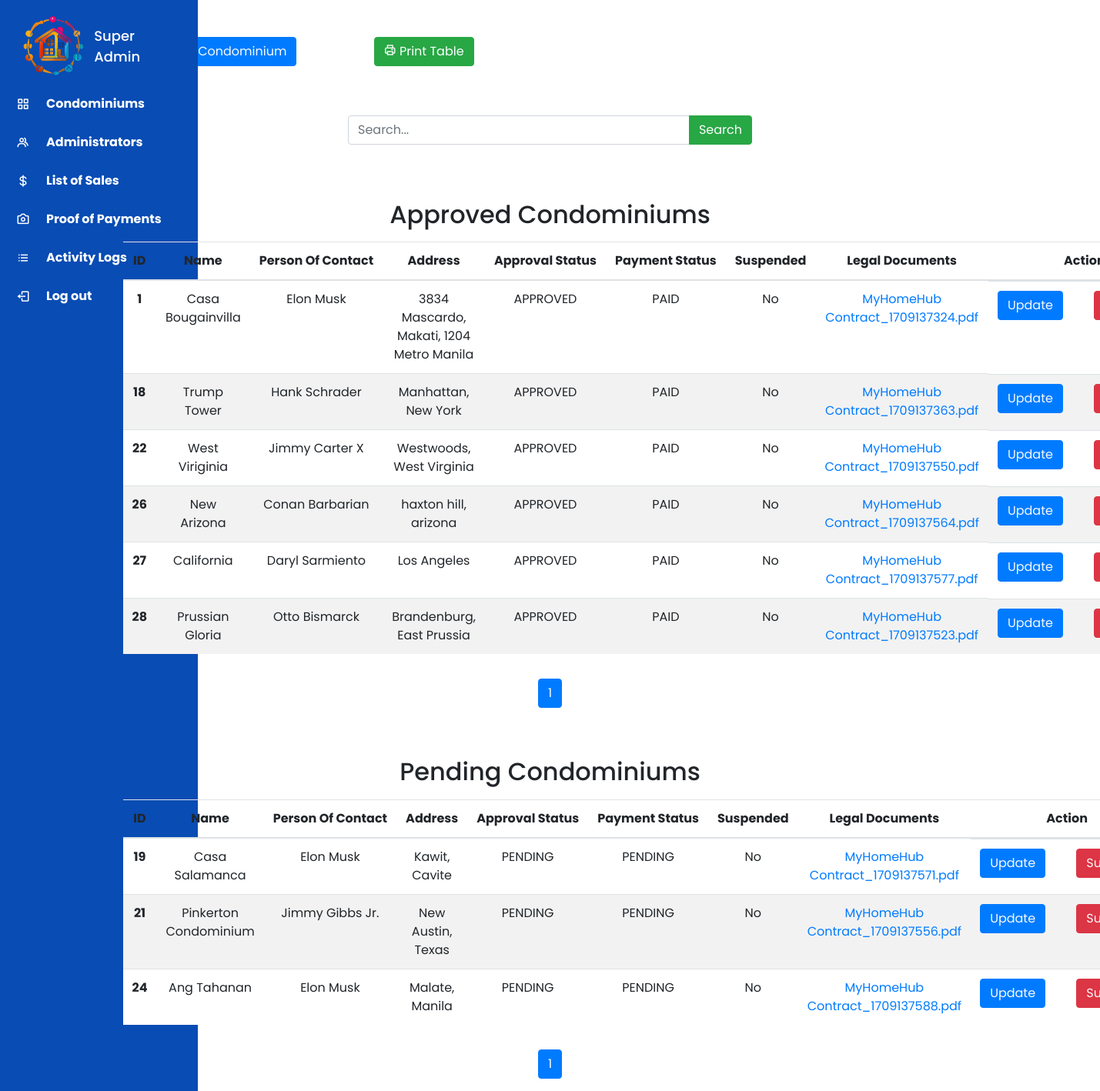
The app's page /superadmin_dashboard/superadmin_dashboard.php (signed in) with its own data.
### tables this page shows
CREATE TABLE `condominiums` (
  `id` int(11) NOT NULL,
  `name` varchar(255) NOT NULL,
  `person_of_contact` varchar(255) NOT NULL,
  `address` varchar(255) NOT NULL,
  `suspended` tinyint(1) DEFAULT 0,
  `suspension_reason` varchar(255) DEFAULT NULL,
  `reinstatement_reason` varchar(255) DEFAULT NULL,
  `payment_status` varchar(10) NOT NULL DEFAULT 'UNPAID' COMMENT 'Payment Status: UNPAID or PAID',
  `condominium_status` varchar(11) NOT NULL,
  `legal_documents` blob NOT NULL
);

### superadmin_dashboard/superadmin_dashboard.php (the view, shortened to what this page needs)
<?php
include('../includes/database.php');
$results_per_page = 10;
$current_page = isset($_GET['page']) ? $_GET['page'] : 1;
$offset = ($current_page - 1) * $results_per_page;
?>
<!doctype html>
<html lang="en">
<head>
    <link rel="stylesheet" href="https://cdn.jsdelivr.net/npm/bootstrap@4.0.0/dist/css/bootstrap.min.css">
    <link href='https://unpkg.com/boxicons@2.0.7/css/boxicons.min.css' rel='stylesheet'>
    <link rel="stylesheet" type="text/css"
        href="https://cdnjs.cloudflare.com/ajax/libs/jquery.tablesorter/2.31.3/css/theme.bootstrap.min.css">
    <link rel="stylesheet" type="text/css"
        href="https://cdnjs.cloudflare.com/ajax/libs/jquery.tablesorter/2.31.3/css/theme.default.min.css">
</head>
<body>
    <?php include "../includes/sidebars/superadmin_sidebar.php" ?>
    <div class="container">
        <button class="btn btn-primary mx-5 my-5">
            <a href="add.php" class="text-light">Add Condominium</a>
        </button>
        <button class="btn btn-success mx-5 my-3" onclick="downloadPDF()">
            <i class='bx bx-printer'></i> Print Table
        </button>
        <div class="container mt-3">
            <div class="row">
                <div class="col-md-6 offset-md-3">
                    <form method="post" action="superadmin_dashboard.php">
                        <div class="input-group">
                            <input type="text" name="searchInput" class="form-control" placeholder="Search...">
                            <div class="input-group-append">
                                <button class="btn btn-success" type="submit" name="searchButton">
                                    <i class="bi bi-search"></i> Search
                                </button>
                            </div>
                        </div>
                    </form>
                </div>
            </div>
        </div>
        <div class="print-section">
            <br><br>
            <h2 class="mt-4 mb-3" style="white-space: nowrap; text-align: center;">Approved Condominiums</h2>
            <div class="row">
                <div class="col-md-6">
                    <table id="TableSorter" class="table col-mx-5">
                        <thead>
                            <tr>
                                <th scope="col" style="white-space: nowrap; text-align: center;">
                                    <center>ID</center>
                                </th>
                                <th scope="col">
                                    <center>Name</center>
                                </th>
                                <th scope="col" style="white-space: nowrap; text-align: center;">
                                    <center>Person Of Contact</center>
                                </th>
                                <th scope="col" style="white-space: nowrap; text-align: center;">
                                    <center>Address</center>
                                </th>
                                <th scope="col" style="white-space: nowrap; text-align: center;">
                                    <center>Approval Status</center>
                                </th>
                                <th scope="col" style="white-space: nowrap; text-align: center;">
                                    <center>Payment Status</center>
                                </th>
                                <th scope="col" style="white-space: nowrap; text-align: center;">
                                    <center>Suspended</center>
                                </th>
                                <th scope="col">
                                    <center>Legal Documents</center>
                                </th>
                                <th class="action-column" scope="col" style="white-space: nowrap; text-align: center;">
                                    <center>Action</center>
                                </th>
                            </tr>
                        </thead>
                        <tbody>
                            <?php
                            $sql = "SELECT * FROM condominiums WHERE condominium_status = 'Approved' LIMIT $offset, $results_per_page";
                            $query_approved = $mysqli->query($sql);
                            while ($row = $query_approved->fetch_assoc()) {
                                $id = $row['id'];
                                $name = $row['name'];
                                $person_contact = $row['person_of_contact'];
                                $condo_address = $row['address'];
                                $condominium_status = $row['condominium_status'];
                                $suspended = $row['suspended'];
                                $payment_status = $row['payment_status'];
                                $file_documents = $row['legal_documents'];
                                echo '<tr>
                                <th scope="row"><center>' . $id . '</center></th>
                                <td><center>' . $name . '</center></td>';
                                if (empty($person_contact)) {
                                    echo '<td style="white-space: nowrap; text-align: center;"><center><i>NOT INDICATED</i></center></td>';
                                } else {
                                    echo '<td style="white-space: nowrap; text-align: center;"><center>' . $person_contact . '</center></td>';
                                }
                                if (empty($condo_address)) {
                                    echo '<td style="white-space: nowrap; text-align: center;"><center><i>NOT INDICATED</i></center></td>';
                                } else {
                                    echo '<td><center>' . $condo_address . '</center></td>';
                                }
                                echo '
                                <td style="white-space: nowrap; text-align: center;"><center>' . $condominium_status . '</center></td>
                                <td style="white-space: nowrap; text-align: center;"><center>' . $payment_status . '</center></td>
                                <td style="white-space: nowrap; text-align: center;"><center>' . ($suspended == 1 ? 'Yes' : 'No') . '</center></td>
                                <td><center><a href="uploads/' . $file_documents . '" target="_blank">' . $file_documents . '</a></center></td>
                                <td class="action-column action-buttons">
                                <button class="btn btn-primary"><a href="update.php?updateid=' . $id . '" class="text-light">Update</a></button>';
                                if ($suspended == 0) {
                                    echo '<button class="btn btn-danger"><a href="suspend_condominium.php?suspendid=' . $id . '" class="text-light">Suspend</button></td></tr>';
                                } else {
                                    echo '<button class="btn btn-success" data-id="' . $id . '">Reinstate</button></td></tr>';
                                }
                            }
                            ?>
                        </tbody>
                    </table>
                </div>
            </div>
            <div class="pagination mt-3 d-flex justify-content-center">
                <ul class="pagination">
                    <?php
                    $count_query_approved = "SELECT COUNT(*) AS total FROM condominiums WHERE condominium_status = 'Approved'";
                    $count_result_approved = $mysqli->query($count_query_approved);
                    $count_row_approved = $count_result_approved->fetch_assoc();
                    $total_pages_approved = ceil($count_row_approved["total"] / $results_per_page);
                    for ($i = 1; $i <= $total_pages_approved; $i++) {
                        echo "<li class='page-item";
                        if ($i == $current_page) {
                            echo " active";
                        }
                        echo "'><a class='page-link' href='superadmin_dashboard.php?page=" . $i . "'>" . $i . "</a></li>";
                    }
                    ?>
                </ul>
            </div>
            <br>
            <h2 class="mt-4 mb-3" style="white-space: nowrap; text-align: center;">Pending Condominiums</h2>
            <div class="row">
                <div class="col-md-6">
                    <table id="TableSorter2" class="table col-mx-5">
                        <thead>
                            <tr>
                                <th scope="col" style="white-space: nowrap; text-align: center;">
                                    <center>ID</center>
                                </th>
                                <th scope="col" style="white-space: nowrap; text-align: center;">
                                    <center>Name</center>
                                </th>
                                <th scope="col" style="white-space: nowrap; text-align: center;">
                                    <center>Person Of Contact</center>
                                </th>
                                <th scope="col" style="white-space: nowrap; text-align: center;">
                                    <center>Address</center>
                                </th>
                                <th scope="col" style="white-space: nowrap; text-align: center;">
                                    <center>Approval Status</center>
                                </th>
                                <th scope="col" style="white-space: nowrap; text-align: center;">
                                    <center>Payment Status</center>
                                </th>
                                <th scope="col" style="white-space: nowrap; text-align: center;">
                                    <center>Suspended</center>
                                </th>
                                <th scope="col" style="white-space: nowrap; text-align: center;">
                                    <center>Legal Documents</center>
                                </th>
                                <th class="action-column" scope="col" style="white-space: nowrap; text-align: center;">
                                    <center>Action</center>
                                </th>
                            </tr>
                        </thead>
                        <tbody>
                            <?php
                            $sql = "SELECT * FROM condominiums WHERE condominium_status = 'Pending' LIMIT $offset, $results_per_page";
                            $query_pending = $mysqli->query($sql);
                            while ($row = $query_pending->fetch_assoc()) {
                                $id = $row['id'];
                                $name = $row['name'];
                                $person_contact = $row['person_of_contact'];
                                $condo_address = $row['address'];
                                $condominium_status = $row['condominium_status'];
                                $suspended = $row['suspended'];
                                $payment_status = $row['payment_status'];
                                $file_documents = $row['legal_documents'];
                                echo '<tr>
                                <th scope="row" style="white-space: nowrap; text-align: center;"><center>' . $id . '</center></th>
                                <td><center>' . $name . '</center></td>';
                                if (empty($person_contact)) {
                                    echo '<td style="white-space: nowrap; text-align: center;"><center><i>NOT INDICATED</i></center></td>';
                                } else {
                                    echo '<td style="white-space: nowrap; text-align: center;"><center>' . $person_contact . '</center></td>';
                                }
                                if (empty($condo_address)) {
                                    echo '<td style="white-space: nowrap; text-align: center;"><center><i>NOT INDICATED</i></center></td>';
                                } else {
                                    echo '<td><center>' . $condo_address . '</center></td>';
                                }
                                echo '
                                <td style="white-space: nowrap; text-align: center;"><center>' . $condominium_status . '</center></td>
                                <td style="white-space: nowrap; text-align: center;"><center>' . $payment_status . '</center></td>
                                <td style="white-space: nowrap; text-align: center;"><center>' . ($suspended == 1 ? 'Yes' : 'No') . '</center></td>
                                <td><center><a href="uploads/' . $file_documents . '" target="_blank">' . $file_documents . '</a></center></td>
                                <td class="action-column action-buttons" style="white-space: nowrap; text-align: center;">';
                                echo '<button class="btn btn-primary"><a href="update.php?updateid=' . $id . '" class="text-light">Update</a></button>';
                                if ($suspended == 0) {
                                    echo '<button class="btn btn-danger"><a href="suspend_condominium.php?suspendid=' . $id . '" class="text-light">Suspend</button></td></tr>';
                                } else {
                                    echo '<button class="btn btn-success" data-id="' . $id . '">Reinstate</button>';
                                }
                            }
                            ?>
                        </tbody>
                    </table>
                </div>
            </div>
            <div class="pagination mt-3 d-flex justify-content-center">
                <ul class="pagination">
                    <?php
                    $count_query_pending = "SELECT COUNT(*) AS total FROM condominiums WHERE condominium_status = 'Pending'";
                    $count_result_pending = $mysqli->query($count_query_pending);
                    $count_row_pending = $count_result_pending->fetch_assoc();
                    $total_pages_pending = ceil($count_row_pending["total"] / $results_per_page);
                    for ($i = 1; $i <= $total_pages_pending; $i++) {
                        echo "<li class='page-item";
                        if ($i == $current_page) {
                            echo " active";
                        }
                        echo "'><a class='page-link' href='superadmin_dashboard.php?page=" . $i . "'>" . $i . "</a></li>";
                    }
                    ?>
                </ul>
            </div>
        </div>
    </div>
</body>
</html>

### superadmin_dashboard/superadmin_dashboard.php (style rules this page uses)
* { margin: 0; padding: 0; box-sizing: border-box; font-family: 'Poppins', sans-serif; }
tbody tr:nth-child(even) { background-color: #f2f2f2; }
tbody tr:nth-child(odd) { background-color: #ffffff; }
.action-buttons { text-align: center; display: flex; justify-content: space-between; }
.action-buttons button { margin-right: 5px; }
th.action-column, td.action-column { width: 250px; }

### includes/sidebars/superadmin_sidebar.php (style rules this page uses)
* { margin: 0; padding: 0; box-sizing: border-box; font-family: 'Poppins', sans-serif; }

### records on screen
condominiums: id "1", name "Casa Bougainvilla", person_of_contact "Elon Musk", address "3834 Mascardo, Makati, 1204 Metro Manila", condominium_status "APPROVED", payment_status "PAID", suspended "No", legal_documents "MyHomeHub Contract_1709137324.pdf"
condominiums: id "18", name "Trump Tower", person_of_contact "Hank Schrader", address "Manhattan, New York", condominium_status "APPROVED", payment_status "PAID", suspended "No", legal_documents "MyHomeHub Contract_1709137363.pdf"
condominiums: id "22", name "West Viriginia", person_of_contact "Jimmy Carter X", address "Westwoods, West Virginia", condominium_status "APPROVED", payment_status "PAID", suspended "No", legal_documents "MyHomeHub Contract_1709137550.pdf"
condominiums: id "26", name "New Arizona", person_of_contact "Conan Barbarian", address "haxton hill, arizona", condominium_status "APPROVED", payment_status "PAID", suspended "No", legal_documents "MyHomeHub Contract_1709137564.pdf"
condominiums: id "27", name "California", person_of_contact "Daryl Sarmiento", address "Los Angeles", condominium_status "APPROVED", payment_status "PAID", suspended "No", legal_documents "MyHomeHub Contract_1709137577.pdf"
condominiums: id "28", name "Prussian Gloria", person_of_contact "Otto Bismarck", address "Brandenburg, East Prussia", condominium_status "APPROVED", payment_status "PAID", suspended "No", legal_documents "MyHomeHub Contract_1709137523.pdf"
condominiums: id "19", name "Casa Salamanca", person_of_contact "Elon Musk", address "Kawit, Cavite", condominium_status "PENDING", payment_status "PENDING", suspended "No", legal_documents "MyHomeHub Contract_1709137571.pdf"
condominiums: id "21", name "Pinkerton Condominium", person_of_contact "Jimmy Gibbs Jr.", address "New Austin, Texas", condominium_status "PENDING", payment_status "PENDING", suspended "No", legal_documents "MyHomeHub Contract_1709137556.pdf"
condominiums: id "24", name "Ang Tahanan", person_of_contact "Elon Musk", address "Malate, Manila", condominium_status "PENDING", payment_status "PENDING", suspended "No", legal_documents "MyHomeHub Contract_1709137588.pdf"

### other values on screen
$_SESSION['username'] "Super Admin"
